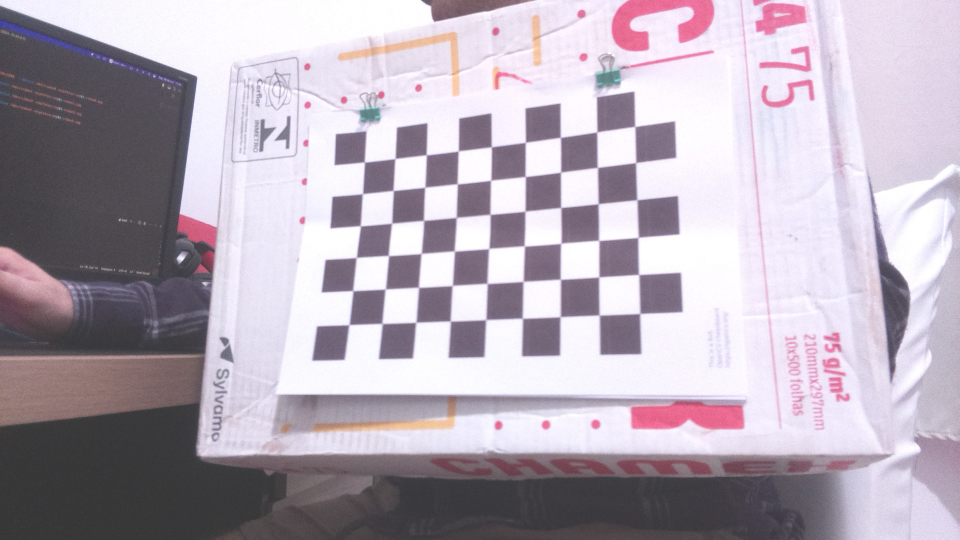
#> input picture calib_imgs/calib_photos_Pi_NOIR_2.1/01.jpg, 1920 x 1080 px (shown at 1/2 size); its folder holds only this picture in this run
$ jupyter execute --allow-errors Theory-PinholeCameraModel.ipynb
#> lines starting #> are read from the running program, lines starting #| are printed output that depends on the picture; long printed decimals are rounded
# Pinhole/Linear Camera Model

A point $P$ in the 3-D world can be obtained by an image sensor according to the above image.

- $[X_w \ Y_w \ Z_w]$ is the point coordinates in the world reference system.
- $[X_c \ Y_c \ Z_c]$ is the point coordinates in the camera reference system.
- $[x \ y]$ is the point coordinates in sensor plane in [mm].
- $[u \ v]$ is the point coordinates in image plane in [pixels].  It's our primary source of information of the world. We will use this to lead us to, at least, $[X_c \ Y_c \ Z_c]$.

## From 3-D to 2-D

### Transformation from World to Camera Coordinate Frame

The transformation from the <u>world coordinate</u> frame to the <u>camera coordinate</u> frame is a 3D to 3D transformation. This is achieved using the extrinsic parameters of the camera, which are the rotation matrix (R) and the translation vector (T). The rotation matrix represents the orientation of the camera, while the translation vector represents its position in the world coordinate frame. It is given by:

$$
\begin{bmatrix}
X_c \\\
Y_c \\\
Z_c
\end{bmatrix} = R_{3\times 3}
\begin{bmatrix}
X_w \\\
Y_w \\\
Z_w
\end{bmatrix} +
\begin{bmatrix}
t_x \\\
t_y \\\
t_z
\end{bmatrix}
$$

Which in homegeneus matrix is given by:

$$
\begin{bmatrix}
X_c \\
Y_c \\
Z_c \\
1
\end{bmatrix} =
\underbrace{
    \begin{bmatrix}
        R_{3 \times 3} & t_{3\times 1} \\
        0_{1\times 3} & 1
    \end{bmatrix}
}_{Extrinsinc \ parameters \ T_{4\times 4}}
\begin{bmatrix}
X_w \\
Y_w \\
Z_w \\
1
\end{bmatrix}   \ \ \ (1)
$$

### Transformation from camera coordinate frame to sensor plane

By similarity of triangles we can make the perspective projection between the <u>Camera reference</u> system and the <u>Image Plane</u>:

$$
\frac{x}{X_C}=\frac{f}{Z_c} \rightarrow x = \frac{X_cf}{Z_c} \\
\frac{y}{Y_C}=\frac{f}{Z_c} \rightarrow y = \frac{Y_cf}{Z_c}
$$

### Transformation from sensor plane to image plane

$$
u = f_x\frac{X_c}{Z_c} + c_x\\
v = f_y\frac{Y_c}{Z_c} + c_y\\
$$

Where $f_x = fm_x$ and $f_y = fm_y$. $m_x$ and $m_y$ pixel densities in $x$ and $y$ directions.

Which in homegeneus matrix is given by:

$$
\begin{bmatrix}
    u \\\
    v \\\
    1
\end{bmatrix} \equiv Z_c
\begin{bmatrix}
    u \\\
    v \\\
    1
\end{bmatrix} =
\begin{bmatrix}
    f_xX_c + c_xZ_c \\\
    f_yY_c + c_yZ_c \\\
    1
\end{bmatrix} =
\underbrace{
    \begin{bmatrix}
        f_x & 0 & c_x & 0 \\\
        0 & f_y & c_y & 0 \\\
        0 & 0 & 1 & 0
    \end{bmatrix}
}_{Intrinsic \ parameters \ [K_{3\times 3}|0]}
\begin{bmatrix}
    X_c \\\
    Y_c \\\
    Z_c \\\
    1
\end{bmatrix}   \ \ \ (2)
$$

The coordinate of a point in the world on the image plane can be achieved by combining equations (1) and (2):

$$
\begin{bmatrix}
u \\
v \\
1
\end{bmatrix}=
\underbrace{
        \underbrace{
            \begin{bmatrix}
                f_x & 0 & c_x & 0 \\
                0 & f_y & c_y & 0 \\
                0 & 0 & 1 & 0
            \end{bmatrix}
        }_{Intrinsinc \ parameters \ [K_{3\times 3}|0]}
        \underbrace{
            \begin{bmatrix}
                R_{3 \times 3} & t_{3\times 1} \\
                0_{1 \times 3} & 1
            \end{bmatrix}
        }_{Extrinsinc \ parameters \ T_{4\times 4}}
}_{P_{3\times 4}}
\begin{bmatrix}
X_w \\
Y_w \\
Z_w \\
1
\end{bmatrix}  \ \ \ (3)
$$

The intrinsic parameters $(f_x,f_y,c_x,c_y)$ can be <u>informed by manufacturer</u> or found after the <u>calibration process</u> and are assumed to be known.

### Important notes:

- Scaling the projection matrix $P$, implies simultaneously scaling the world and the camera, which does not change the image.
- $kP$ and $P$ produces the same $Z_c\begin{bmatrix}    u \\\    v \\\    1\end{bmatrix}$

### Exercise

Given the camera matrix $C = \begin{bmatrix} 512 & -800 & 0 & 800 \\\ 512 & 0 & -8000 & 1600 \\\ 1 & 0 & 0 & 0\end{bmatrix}$, compute the image plane coodinate in the world at [4, 0, 0]:

[cell 1]
import numpy as np

C = np.array([[512, -800, 0,    800],
              [512, 0,    -800, 1600],
              [1,   0,    0,    0]])
Pw = np.array([4,0,0]) # Point in world reference

# Solution
Pw_homogeneus = np.hstack( (Pw, [1]) )  # array([4, 0, 0, 1])
Pi_homogeneus = C @ Pw_homogeneus # Point in image reference = array([2848, 3648,    4])
Pi_homogeneus = Pi_homogeneus/Pi_homogeneus[2] # array([712., 912.,   1.])
u , v = Pi_homogeneus[0], Pi_homogeneus[1] # (712.0, 912.0)
print(f"Image plane point ({u}, {v})")

# Try scale C to find the same answer
C = 4*C
Pi_homogeneus = C @ Pw_homogeneus # Point in image reference = array([11392, 14592,    16])
Pi_homogeneus = Pi_homogeneus/Pi_homogeneus[2] # array([712., 912.,   1.])
u , v = Pi_homogeneus[0], Pi_homogeneus[1] # (712.0, 912.0)
print(f"Image plane point ({u}, {v})")

## Calibration process

The calibration consist in take pictures of an well known pattern, easy find a set of $[u^{(i)} v^{(i)} X_w^{(i)} Y_w^{(i)} Z_w^{(i)}], i=1,2,...,n$ correspondent points between 3-D and 2-D from these pictures and solve the equation (3) for $P$. Then, factorize $P$ into $K$ and $T$, extract $f_x$, $f_y$, $c_x$ and $c_y$ from $K$.

In practice, we also doesn't have $[X_w^{(i)} Y_w^{(i)} Z_w^{(i)}]$. The trick consist in explore the planar constrait and equal spacement between detected edges of our pattern, (corners in case of checkerboard), to define a temporary world reference sytem.

#### The object coordinate system in the checkerboard pattern as a temporary world reference system

<!--
```python
import cv2
import matplotlib.pyplot as plt
import matplotlib.patches as patches

f, ax = plt.subplots()
ax.imshow(cv2.imread("imgs/pattern.png"))

secax = ax.secondary_xaxis('top')
secax.set_xlabel('squares')
secax.set_xticks([7,22,36,51,66,81,95,110,125,140])
secax.set_xticklabels([-1,0,1,2,3,4,5,6,7,8])

secay = ax.secondary_yaxis('right')
secay.set_ylabel('squares')
secay.set_yticks([9,24,39,54,68,84,98,113])
secay.set_yticklabels([6,5,4,3,2,1,0,-1])

ax.set_xlabel('pixel')
ax.set_xticks([7,22,36,51,66,81,95,110,125,140])
ax.set_xticklabels([7,22,36,52,66,82,96,112,126,142])

ax.set_ylabel('pixel')
ax.set_yticks([9,24,39,54,68,84,98,113])
ax.set_yticklabels([9,24,39,54,69,84,99,114])

# Plot the line
ax.plot([22, 45], [98, 98],linewidth=3,label="objP x")
ax.plot([22, 22 ], [98, 75],linewidth=3,label="objP y")
ax.plot(22, 98, 'ro', color='green',label="objP z")

circle = patches.Circle((22, 98), 3, fill=False, edgecolor='green')

# Add the circle to the plot
ax.add_patch(circle)

ax.grid()
plt.legend()
plt.title("Object pattern reference system")

```
-->

The above image represent one of several pictures taken from a static camera and chess boards placed at different locations and orientations. So we need to know $[X_w^{(i)} Y_w^{(i)} Z_w^{(i)}]$ values. But for simplicity, we can say chess board was kept stationary at XY plane, (so $Z_w^{(i)}=0$ always) and camera was moved accordingly. This consideration helps us to find only $[X_w^{(i)} Y_w^{(i)}]$ values simply passing the points as (0,0), (1,0), (2,0), ... which denotes the location of points. In this case, the results we get will be in the scale of size of chess board square. But if we know the square size, (say 30 mm), we can pass the values as (0,0), (30,0), (60,0), ... . Thus, we get the results in mm.

3D points are called object points and 2D image points are called image points.

From the above image, the corners are the places where two black squares meet each other, so we have a pattern with 9x6 corners, from that we can estabilish 54 correspondences, in example:

| u  | v  | $X_w$ | $Y_w$ | $Z_w$ |
| -- | -- | ----- | ----- | ------|
| 22 | 99 |   0   | 0     | 0     |
| 36 | 99 |   1   | 0     | 0     |
| 52 | 99 |   2   | 0     | 0     |
| 66 | 99 |   3   | 0     | 0     |
| ... | ... |   ...   | ...     | ...     |
| 22 | 84 |   0   | 1     | 0     |
| 22 | 69 |   0   | 2     | 0     |
| 22 | 54 |   0   | 3     | 0     |
| ... | ... |   ...   | ...     | ...     |

The coorespondence can be done mannually or using an automatic algorithm.

#### Usage of calibration data to solve P

After gathering $[u^{(i)} v^{(i)} X_w^{(i)} Y_w^{(i)} Z_w^{(i)}], i=1,2,...,n$ correspondent points we start at equation (3) applied to each point:

$$
w\begin{bmatrix}
    u \\
    v \\
    1
\end{bmatrix} =
\begin{bmatrix}
    p_{11} & p_{12} & p_{13} & p_{14} \\
    p_{21} & p_{22} & p_{23} & p_{24} \\
    p_{31} & p_{32} & p_{33} & p_{34}
\end{bmatrix}
\begin{bmatrix}
    X_w \\
    Y_w \\
    0 \\
    1
\end{bmatrix} \\
$$

The 3rd columns is always multiplied by 0 so we can rewrite to:

$$
w\begin{bmatrix}
    u \\
    v \\
    1
\end{bmatrix} =
\underbrace{\begin{bmatrix}
    h_{11} & h_{12} & h_{13} \\
    h_{21} & h_{22} & h_{23} \\
    h_{31} & h_{32} & h_{33}
\end{bmatrix}}_{Homography \ \ matrix \ (H)}
\begin{bmatrix}
    X_w \\
    Y_w \\
    1
\end{bmatrix} \\
$$

We can divide H by $h_{33}$ since it is scale invariant, so we will have 8 unique numbers to estimate. Doing the math we have:

$$
w\begin{bmatrix}
    u \\
    v \\
    1
\end{bmatrix} =
\begin{bmatrix}
    h_{11} & h_{12} & h_{13} \\
    h_{21} & h_{22} & h_{23} \\
    h_{31} & h_{32} & 1
\end{bmatrix}
\begin{bmatrix}
    X_w \\
    Y_w \\
    1
\end{bmatrix} =
\begin{bmatrix}
    h_{11}X_w + h_{12}Y_w + h_{13} \\
    h_{21}X_w + h_{22}Y_w + h_{23} \\
    h_{31}X_w + h_{32}Y_w + 1
\end{bmatrix}
$$
$$
u = \frac{h_{11}X_w + h_{12}Y_w + h_{13}}{h_{31}X_w + h_{32}Y_w + 1}
$$
$$
v = \frac{h_{21}X_w + h_{22}Y_w + h_{23}}{h_{31}X_w + h_{32}Y_w + 1} \\
$$
$$
h_{11}X_w + h_{12}Y_w + h_{13} - u h_{31}X_w - u h_{32}Y_w  - u = 0 \\

h_{21}X_w + h_{22}Y_w + h_{23} - v h_{31}X_w  - v  h_{32}Y_w - v = 0
$$

Making this as a vector multiplication we have:

$$
\begin{bmatrix}
X_w & Y_w & 1 & 0   & 0   & 0 & -uX_w & -uY_w & -u \\
0   &  0  & 0 & X_w & Y_w & 1 & -vX_w & -vY_w & -v
\end{bmatrix}
\begin{bmatrix}
 h_{11} \\
 h_{12} \\
 h_{13} \\
 h_{21} \\
 h_{22} \\
 h_{23} \\
 h_{31} \\
 h_{32} \\
 1
\end{bmatrix} = 0
$$

And for our found set we have:

$$
\begin{bmatrix}
X_w^{(1)} & Y_w^{(1)} & 1 & 0   & 0   & 0 & -u^{(1)}X_w^{(1)} & -u^{(1)}Y_w^{(1)} & -u^{(1)} \\
0   &  0  & 0 & X_w^{(1)} & Y_w^{(1)} & 1 & -v^{(1)}X_w^{(1)} & -v^{(1)}Y_w^{(1)} & -v^{(1)} \\
\vdots \\
X_w^{(n)} & Y_w^{(n)} & 1 & 0   & 0   & 0 & -u^{(n)}X_w^{(n)} & -u^{(n)}Y_w^{(n)} & -u^{(n)} \\
0   &  0  & 0 & X_w^{(n)} & Y_w^{(n)} & 1 & -v^{(n)}X_w^{(n)} & -v^{(n)}Y_w^{(n)} & -v^{(n)}
\end{bmatrix}
\begin{bmatrix}
 h_{11} \\
 h_{12} \\
 h_{13} \\
 h_{21} \\
 h_{22} \\
 h_{23} \\
 h_{31} \\
 h_{32} \\
 1
\end{bmatrix} = 0
$$

$$
\begin{bmatrix}A\end{bmatrix}_{2n \ \times \ 9}\ \begin{bmatrix}h\end{bmatrix}_{9 \ \times\ 1} = 0
$$

Notice that 4 world points and their corresponding image points are the minimun set to solve $H$ through constrained least squares parameter estimation method. The scale of $h$ is set and the problem is transformed into <u>[A][h] tending to [0]</u> such that <u>||h||=1</u>:

$$
min (||Ah||^2) \ subject \ to \ ||h||=1
$$

$$
min (h^TA^TAh) \ subject \ to \ h^Th=1
$$

We can define a convenient loss function we want to minimize:

$$
min = h^TA^TAh - \lambda(h^Th -1)
$$

Taking the derivative with respect to $h$, we have:

$$
0 = 2A^TAh - 2\lambda h
$$

That is equivalent to solving the eigenvalue problem:

$$
A^TAh = \lambda h
$$

$h$ is the eigenvector corresponding to smallest eigenvalue of $A^TA$.

#### Usage of calibration data to solve P (method 1)

After gathering $[u^{(i)} v^{(i)} X_w^{(i)} Y_w^{(i)} Z_w^{(i)}], i=1,2,...,n$ correspondent points we start at equation (3) applied to each point:

$$
Z_w\begin{bmatrix}
    u \\
    v \\
    1
\end{bmatrix} =
\begin{bmatrix}
    p_{11} & p_{12} & p_{13} & p_{14} \\
    p_{21} & p_{22} & p_{23} & p_{24} \\
    p_{31} & p_{32} & p_{33} & p_{34}
\end{bmatrix}
\begin{bmatrix}
    X_w \\
    Y_w \\
    Z_w \\
    1
\end{bmatrix} =
\begin{bmatrix}
    p_{11}X_w + p_{12}Y_w + p_{13}Z_w + p_{14} \\
    p_{21}X_w + p_{22}Y_w + p_{23}Z_w + p_{24} \\
    p_{31}X_w + p_{32}Y_w + p_{33}Z_w + p_{34}
\end{bmatrix} \\
$$
$$
u = \frac{p_{11}X_w + p_{12}Y_w + p_{13}Z_w + p_{14}}{p_{31}X_w + p_{32}Y_w + p_{33}Z_w + p_{34}} \\

v = \frac{p_{21}X_w + p_{22}Y_w + p_{23}Z_w + p_{24}}{p_{31}X_w + p_{32}Y_w + p_{33}Z_w + p_{34}} \\
$$
$$
p_{11}X_w + p_{12}Y_w + p_{13}Z_w + p_{14} - up_{31}X_w - u p_{32}Y_w - u p_{33}Z_w - u p_{34} = 0 \\

p_{21}X_w + p_{22}Y_w + p_{23}Z_w + p_{24} - vp_{31}X_w - v p_{32}Y_w - v p_{33}Z_w - v p_{34} = 0
$$

Making this as a vector multiplication we have:

$$
\begin{bmatrix}
X_w & Y_w & Z_w & 1 & 0   & 0   & 0   & 0 & -uX_w & -uY_w & -uZ_w & -u \\
0   &  0  & 0   & 0 & X_w & Y_w & Z_w & 1 & -vX_w & -vY_w & -vZ_w & -v
\end{bmatrix}
\begin{bmatrix}
 p_{11} \\
 p_{12} \\
 p_{13} \\
 p_{14} \\
 p_{21} \\
 p_{22} \\
 p_{23} \\
 p_{24} \\
 p_{31} \\
 p_{32} \\
 p_{33} \\
 p_{34}
\end{bmatrix} = 0
$$

And for our found set we have:

$$

\begin{bmatrix}
X_w^{(1)} & Y_w^{(1)} & Z_w^{(1)} & 1 & 0   & 0   & 0   & 0 & -u^{(1)}X_w^{(1)} & -u^{(1)}Y_w^{(1)} & -u^{(1)}Z_w^{(1)} & -u^{(1)} \\
0   &  0  & 0   & 0 & X_w^{(1)} & Y_w^{(1)} & Z_w^{(1)} & 1 & -v^{(1)}X_w^{(1)} & -v^{(1)}Y_w^{(1)} & -v^{(1)}Z_w^{(1)} & -v^{(1)} \\
\vdots \\
X_w^{(n)} & Y_w^{(n)} & Z_w^{(n)} & 1 & 0   & 0   & 0   & 0 & -u^{(n)}X_w^{(n)} & -u^{(n)}Y_w^{(n)} & -u^{(n)}Z_w^{(n)} & -u^{(n)} \\
0   &  0  & 0   & 0 & X_w^{(n)} & Y_w^{(n)} & Z_w^{(n)} & 1 & -v^{(n)}X_w^{(n)} & -v^{(n)}Y_w^{(n)} & -v^{(n)}Z_w^{(n)} & -v^{(n)} \\
\end{bmatrix}
\begin{bmatrix}
 p_{11} \\
 p_{12} \\
 p_{13} \\
 p_{14} \\
 p_{21} \\
 p_{22} \\
 p_{23} \\
 p_{24} \\
 p_{31} \\
 p_{32} \\
 p_{33} \\
 p_{34}
\end{bmatrix} = 0
$$

$$
\begin{bmatrix}A\end{bmatrix}_{2n \ \times \ 12}\ \begin{bmatrix}p\end{bmatrix}_{12 \ \times\ 1}=0
$$

Which is solveable through constrained least squares parameter estimation method. The scale of $p$ is set and the problem is transformed into <u>[A][p] tending to [0]</u> such that <u>||p||=1</u>:

$$
min (||Ap||^2) \ subject \ to \ ||p||=1
$$

$$
min (p^TA^TAp) \ subject \ to \ p^Tp=1
$$

We can define a convenient loss function we want to minimize:

$$
min = p^TA^TAp - \lambda(p^Tp -1)
$$

Taking the derivative with respect to $p$, we have:

$$
0 = 2A^TAp - 2\lambda p
$$

That is equivalent to solving the eigenvalue problem:

$$
A^TAp = \lambda p
$$

$p$ is the eigenvector corresponding to smallest eigenvalue of $A^TA$.

#### Factorizing P

$$
\begin{bmatrix}
    p_{11} & p_{12} & p_{13} & p_{14} \\
    p_{21} & p_{22} & p_{23} & p_{24} \\
    p_{31} & p_{32} & p_{33} & p_{34}
\end{bmatrix} =
\begin{bmatrix}
    f_x & 0 & c_x & 0 \\
    0 & f_y & c_y & 0 \\
    0 & 0 & 1 & 0
\end{bmatrix}
\begin{bmatrix}
    R_{3 \times 3} & t_{3\times 1} \\
    0_{1 \times 3} & 1
\end{bmatrix}
$$

The first $3 \times 3$ block of $P$ is:

$$
\begin{bmatrix}
    p_{11} & p_{12} & p_{13} \\
    p_{21} & p_{22} & p_{23} \\
    p_{31} & p_{32} & p_{33}
\end{bmatrix} =
\begin{bmatrix}
    f_x & 0 & c_x \\
    0 & f_y & c_y \\
    0 &  0  & 1
\end{bmatrix}
\begin{bmatrix}
    R\\
\end{bmatrix} = KR
$$

Where $K$ (the camera matrix) happen to be an upper triangular matrix and $R$ is a rotation matrix, thereby, orthonormal. With this, we can use *QR factorization* to compute $K$ and $R$.

The last $3 \times 1$ block of $P$ is:

$$
\begin{bmatrix}
    p_{14} \\
    p_{24} \\
    p_{34}
\end{bmatrix} =
\begin{bmatrix}
    f_x & 0 & c_x \\
    0 & f_y & c_y \\
    0 &  0  & 1
\end{bmatrix}
\begin{bmatrix}
    t_x \\
    t_y \\
    t_z
\end{bmatrix} = Kt
$$

Therefore we can compute $t$:

 $$
 t = K^{-1}\begin{bmatrix}
    p_{14} \\
    p_{24} \\
    p_{34}
\end{bmatrix}
$$

And we can transform from the world to camera reference frame with equation (1)

$$
\begin{bmatrix}
X_c \\
Y_c \\
Z_c \\
1
\end{bmatrix} =
\underbrace{
    \begin{bmatrix}
        R_{3 \times 3} & t_{3\times 1} \\
        0_{1\times 3} & 1
    \end{bmatrix}
}_{Extrinsinc \ parameters \ T_{4\times 4}}
\begin{bmatrix}
X_w \\
Y_w \\
Z_w \\
1
\end{bmatrix}
$$

You have notice that each image might give different correspondences and $P$, therefore different $K$ (intrinsic parameters), $R$ and $t$ (extrinsic parameters). We need them, because the linear camera model do not take in account the <u>distortions</u> caused by lenses. We have to incorporate more parameters to our camera model leading to a non-limear camera model. Do a separate calibration just to find these extra parameters to obtain a linearized camera model. Finaly we can do the calibration method above.

## Code for calibration - The short way using OpenCV implementation

[cell 2]
# Imports
import os
import cv2
from tqdm import tqdm
import numpy as np
import matplotlib.pyplot as plt

# Open Data
folder = "./calib_imgs/calib_photos_Pi_NOIR_2.1/"
image_names = [f"{folder}{f}" for f in os.listdir(folder) if ".jpg" in f]
images = [cv2.imread(f) for f in image_names]
#> images = 1 item

[cell 3]
# Functions
def print_table(matrix):
    s = [[str(e) for e in row] for row in matrix]
    lens = [max(map(len, col)) for col in zip(*s)]
    fmt = '\t'.join('{{:{}}}'.format(x) for x in lens)
    table = [fmt.format(*row) for row in s]
    print('\n'.join(table))

def plotar(imgs):
    f, ax = plt.subplots(2,7, figsize=(9,6), layout="compressed")
    for i in range(0,7):
        ax[0,i].imshow(cv2.cvtColor(imgs[i], cv2.COLOR_BGR2RGB))
        try:
            ax[1,i].imshow(cv2.cvtColor(imgs[i+7], cv2.COLOR_BGR2RGB))
        except IndexError:
            pass
        ax[0,i].axis('off')
        ax[1,i].axis('off')
    plt.show()

# Display what we got
#> (the rest of this cell did not finish here and is left out)

[cell 4]
# Define the dimensions of checkerboard
CHECKERBOARD = (6, 9)

# stop the iteration when specified
# accuracy, epsilon, is reached or
# specified number of iterations are completed.
criteria = (cv2.TERM_CRITERIA_EPS +
			cv2.TERM_CRITERIA_MAX_ITER, 30, 0.001)
#> criteria = (3, 30, 0.001)

# Vector for 3D points
threedpoints = []

# Vector for 2D points
twodpoints = []

# 3D points real world (faked) coordinates
# prepare object points, like (0,0,0), (1,0,0), (2,0,0) ....,(6,5,0)
objectp3d = np.zeros((1, CHECKERBOARD[0]*CHECKERBOARD[1], 3),
					  np.float32)
objectp3d[0, :, :2] = np.mgrid[0:CHECKERBOARD[0],
							   0:CHECKERBOARD[1]].T.reshape(-1, 2)

print("Openning checkerbooard photos taken...")
for i in tqdm(range(len(images))):
	grayColor = cv2.cvtColor(images[i], cv2.COLOR_BGR2GRAY)

	# Find the chess board corners
	# If desired number of corners are
	# found in the image then ret = true
	ret, corners = cv2.findChessboardCorners(
					grayColor, CHECKERBOARD,
					cv2.CALIB_CB_ADAPTIVE_THRESH
					+ cv2.CALIB_CB_FAST_CHECK +
					cv2.CALIB_CB_NORMALIZE_IMAGE)

	# If desired number of corners can be detected then,
	# refine the pixel coordinates and display
	# them on the images of checker board
	if ret == True:
		threedpoints.append(objectp3d)

		# Refining pixel coordinates
		# for given 2d points.
		corners2 = cv2.cornerSubPix(
			grayColor, corners, (11, 11), (-1, -1), criteria)

		twodpoints.append(corners2)

		# Draw and display the corners
		images[i] = cv2.drawChessboardCorners(images[i],
											CHECKERBOARD,
											corners2, ret)
#> this loop made 1 pass
#> ret on pass 1: True
#> pass 1, `grayColor = cv2.cvtColor(images[i], cv2.COLOR_BGR2GRAY)`:
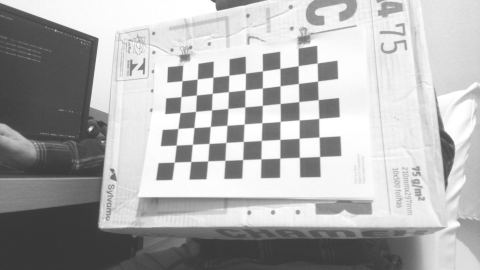
#> grayColor: shape (1080, 1920) (shown at 1/4 size); min 48, max 255, mean 175.1
#> after the loop, threedpoints = 1 item; twodpoints = 1 item

	# plt.imshow( cv2.cvtColor(images[i], cv2.COLOR_BGR2RGB) )
	# plt.axis('off')
	# plt.show()

h, w = images[-1].shape[:2]

# Perform camera calibration by
# passing the value of above found out 3D points (threedpoints)
# and its corresponding pixel coordinates of the
# detected corners (twodpoints)
print("Calibrating...")
ret, matrix, distortion, r_vecs, t_vecs = cv2.calibrateCamera(
	threedpoints, twodpoints, grayColor.shape[::-1], None, None)
#> ret = 0.644; matrix = [[682.2, 0, 1364.6], [0, 619.7, 567.1], [0, 0, 1]]; distortion = [[0.159, -0.144, -0.0135, 0.00195, 0.0787]]; r_vecs = ([-0.3, 0.0579, -1.61],); t_vecs = ([-8.77, 1.3, 9.62],)

# Displaying required output
print(" Camera matrix:")
print_table(matrix)
#> in print_table, `s = [[str(e) for e in row] for row in matrix]`: s = [['682.247208087442', '0.0', '1364.5806298220873'], ['0.0', '619.7412236778026', '567.137008124671'], ['0.0', '0.0', '1.0']]
#> in print_table, `lens = [max(map(len, col)) for col in zip(*s)]`: lens = [16, 17, 18]
#> in print_table, `table = [fmt.format(*row) for row in s]`: table = 3 items
#| 682.247	0.0              	1364.581
#| 0.0             	619.741	567.137
#| 0.0             	0.0              	1.0

print("\n Distortion coefficient:")
print_table(distortion)
#| 0.1592	-0.1438	-0.01354	0.001949	0.07866

print("\n Rotation Vectors shape:")
print(np.array(r_vecs).shape)
#| (1, 3, 1)

print("\n Translation Vectors shape:")
print(np.array(t_vecs).shape)
#| (1, 3, 1)

# Undistortion to refine K
newcameramtx, roi = cv2.getOptimalNewCameraMatrix(matrix, distortion, (w,h), 1, (w,h))
#> newcameramtx = [[1087.6, 0, 1086.6], [0, 661.8, 549.4], [0, 0, 1]]; roi = (767, 467, 1096, 182)
print("\n New Camera matrix:")
print_table(newcameramtx)
#| 1087.604	0.0              	1086.563
#| 0.0              	661.758	549.438
#| 0.0              	0.0              	1.0

# print("\n ROI:")
# print(roi)

[cell 5]
## Check Results
# undistort
dst = cv2.undistort(images[-1], matrix, distortion, None, newcameramtx)
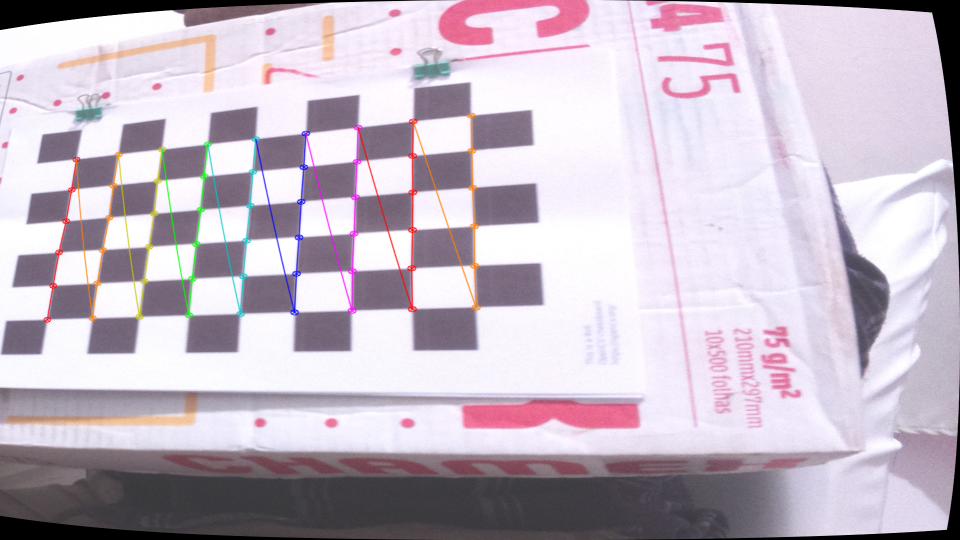
#> dst: shape (1080, 1920, 3) (shown at 1/2 size); mean of channels 0, 1, 2 197.2, 184.7, 196; drawn as B, G, R

# crop the image
x, y, w, h = roi
#> x = 767; y = 467; w = 1096; h = 182
dst = dst[y:y+h, x:x+w]
#> dst: shape (182, 1096, 3)
#> (the rest of the program and of its run is left out)
